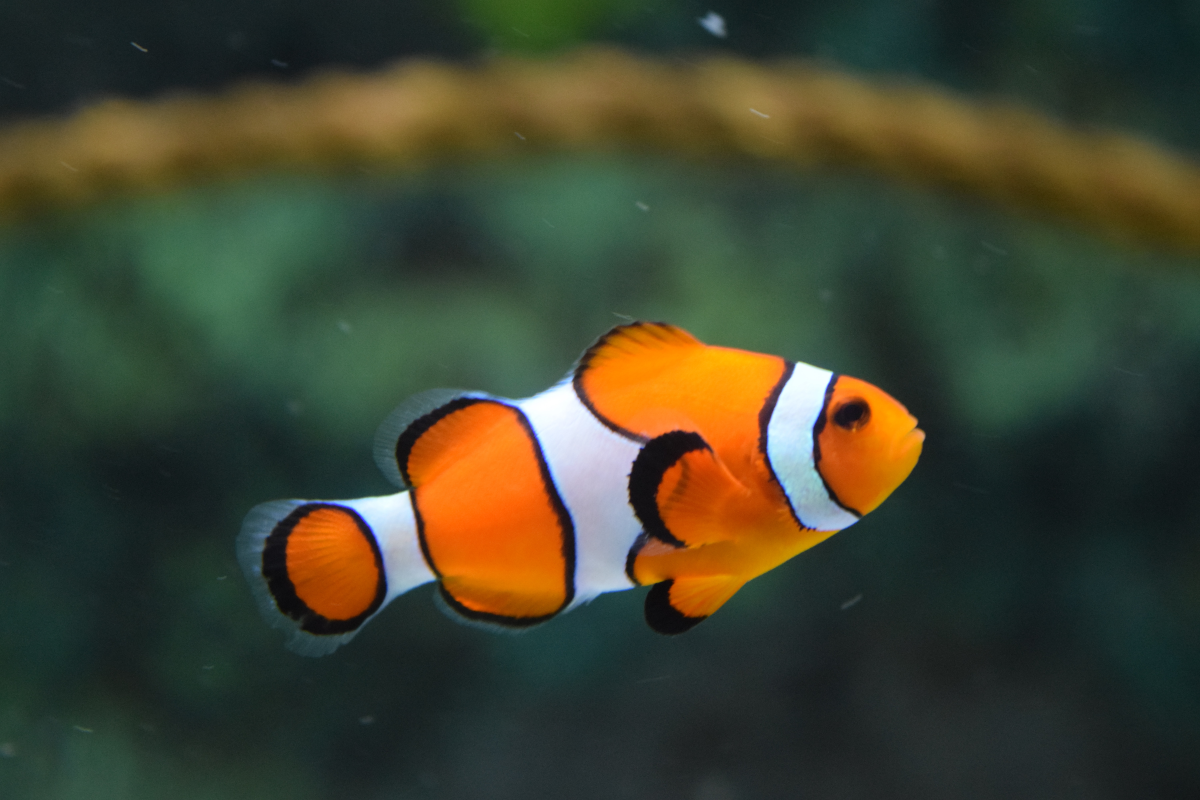
#> input picture fish.jpg, 6000 x 4000 px (shown at 1/5 size)
$ python main.py
#> lines starting #> are read from the running program, lines starting #| are printed output that depends on the picture
### kmeans.py
import numpy as np

class Kmeans():
    def __init__(self, max_iterations=100, tolerance=1e-6) -> None:
        self.max_iterations = max_iterations
        self.tolerance = tolerance
    def kmeans(self, X, k):
        centroids = X[np.random.choice(X.shape[0], k, replace=False), :]
        for i in range(self.max_iterations):
            distances = np.array([self._distance(X, centroid) for centroid in centroids])
            clusters = np.argmin(distances, axis=0)
            new_centroids = np.array([X[clusters == j].mean(axis=0) for j in range(k)])
            if np.linalg.norm(new_centroids - centroids) < self.tolerance:
                break
            centroids = new_centroids
        return centroids, clusters

    def _distance(self, X, centroid):
        return np.linalg.norm(X - centroid, axis=1)

### main.py
import cv2
from kmeans import Kmeans
import numpy as np
import matplotlib.pyplot as plt

def plot_palette(centroids):
    start = 0
    pallete = np.zeros((50,250,3), np.uint8)
    for centroid in centroids:
        end = start + 50
        r,g,b = int(centroid[0]), int(centroid[1]),int(centroid[2])
        cv2.rectangle(pallete, (start, 0), (int(end), 50), (r,g,b), -1)
        start = end
    plt.figure()
    plt.axis("off")
    plt.imshow(pallete)
    plt.show()


img = cv2.imread('fish.jpg')
#> img is the input picture: shape (4000, 6000, 3); mean B, G, R 48.6, 67.1, 63.9
img = cv2.resize(img, (600, 400))
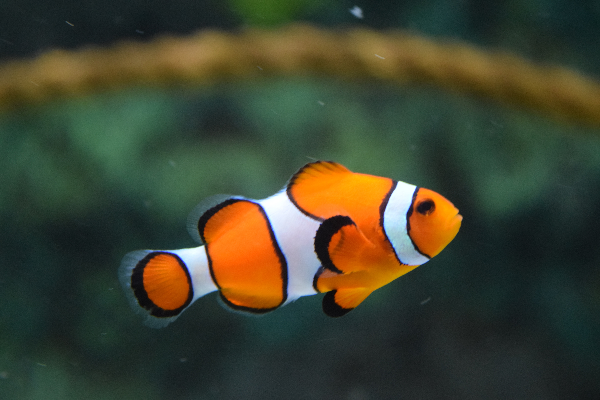
#> img: shape (400, 600, 3); mean B, G, R 48.7, 67.2, 64
img = cv2.cvtColor(img, cv2.COLOR_BGR2RGB)
img = img.reshape((img.shape[0] *img.shape[1],3))

kmeans = Kmeans()
centroids,clusters = kmeans.kmeans(img, k=5)
#> in kmeans, `centroids = X[np.random.choice(X.shape[0], k, replace=False), :]`: centroids = [[98, 81, 29], [39, 53, 54], [81, 54, 69], [40, 63, 55], [31, 47, 44]]
#> centroids = [[29.58, 42.29, 39.34], [223.4, 109.3, 9.54], [184.4, 200.9, 222.4], [113.5, 88.93, 41.57], [56.19, 82.1, 62.65]]
plot_palette(centroids)
#> the loop in plot_palette, `for centroid in centroids:` made 5 passes
#> (centroid, end, r, g, b, start) on passes 1 to 5: ([29.58, 42.29, 39.34], 50, 29, 42, 39, 50), ([223.4, 109.3, 9.54], 100, 223, 109, 9, 100), ([184.4, 200.9, 222.4], 150, 184, 200, 222, 150), ([113.5, 88.93, 41.57], 200, 113, 88, 41, 200), ([56.19, 82.1, 62.65], 250, 56, 82, 62, 250)
#> after the loop in plot_palette, `for centroid in centroids:`:
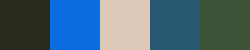
#> pallete: shape (50, 250, 3); mean of channels 0, 1, 2 121, 104.2, 74.6; drawn as B, G, R
